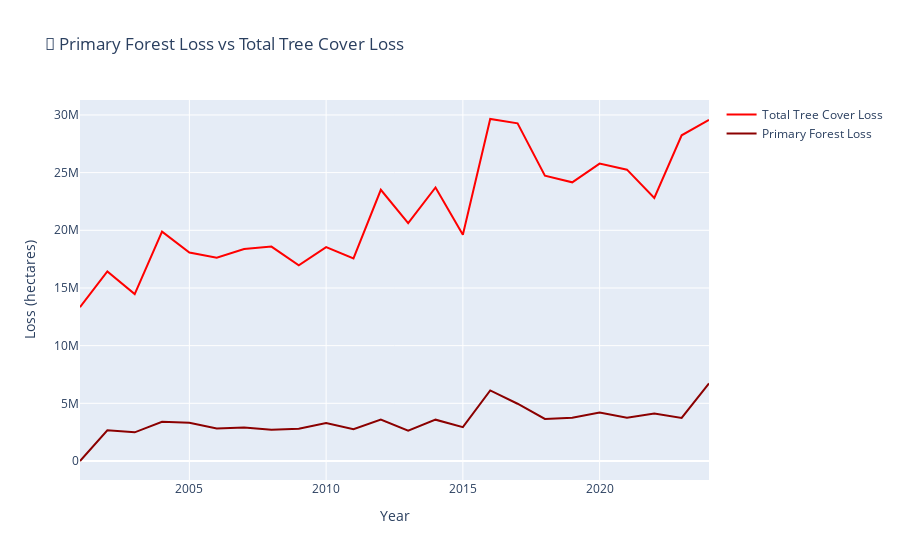

This figure's notebook cell:
### Markdown cell above
### 7. Primary Forest Loss vs Total Tree Cover Loss Comparison

### Code cell
if 'primary_forest_loss_ha' in df.columns:
    yearly_primary_loss = df.groupby("year", as_index=False)["primary_forest_loss_ha"].sum()
    
    comparison = yearly_loss.merge(yearly_primary_loss, on='year', how='left')
    comparison['primary_loss_pct'] = (comparison['primary_forest_loss_ha'] / 
                                      comparison['tree_cover_loss_ha'] * 100)

    
    fig = go.Figure()
    
    fig.add_trace(go.Scatter(
        x=comparison['year'],
        y=comparison['tree_cover_loss_ha'],
        name='Total Tree Cover Loss',
        line=dict(color='red', width=2)
    ))
    
    fig.add_trace(go.Scatter(
        x=comparison['year'],
        y=comparison['primary_forest_loss_ha'],
        name='Primary Forest Loss',
        line=dict(color='darkred', width=2)
    ))
    
    fig.update_layout(
        title="🌲 Primary Forest Loss vs Total Tree Cover Loss",
        xaxis_title="Year",
        yaxis_title="Loss (hectares)",
        hovermode='x unified'
    )
    fig.show()
else:
    print("⚠️ Primary forest loss column not found")

### Figure 1 — Plotly figure (JSON) as saved in the notebook; plotly's stock layout.template omitted (floating-point values rounded to 4 significant figures)
{"data": [{"line": {"color": "red", "width": 2}, "name": "Total Tree Cover Loss", "x": [2001, 2002, 2003, 2004, 2005, 2006, 2007, 2008, 2009, 2010, 2011, 2012, 2013, 2014, 2015, 2016, 2017, 2018, 2019, 2020, 2021, 2022, 2023, 2024], "y": [13340000.0, 16440000.0, 14460000.0, 19890000.0, 18080000.0, 17630000.0, 18370000.0, 18590000.0, 16970000.0, 18540000.0, 17560000.0, 23510000.0, 20630000.0, 23710000.0, 19610000.0, 29650000.0, 29270000.0, 24730000.0, 24160000.0, 25780000.0, 25250000.0, 22800000.0, 28230000.0, 29570000.0], "type": "scatter"}, {"line": {"color": "darkred", "width": 2}, "name": "Primary Forest Loss", "x": [2001, 2002, 2003, 2004, 2005, 2006, 2007, 2008, 2009, 2010, 2011, 2012, 2013, 2014, 2015, 2016, 2017, 2018, 2019, 2020, 2021, 2022, 2023, 2024], "y": [0.0, 2661000.0, 2484000.0, 3392000.0, 3322000.0, 2808000.0, 2899000.0, 2708000.0, 2794000.0, 3302000.0, 2747000.0, 3591000.0, 2636000.0, 3583000.0, 2928000.0, 6119000.0, 4965000.0, 3642000.0, 3748000.0, 4204000.0, 3744000.0, 4110000.0, 3733000.0, 6726000.0], "type": "scatter"}], "layout": {"title": {"text": "🌲 Primary Forest Loss vs Total Tree Cover Loss"}, "xaxis": {"title": {"text": "Year"}}, "yaxis": {"title": {"text": "Loss (hectares)"}}, "hovermode": "x unified"}}
